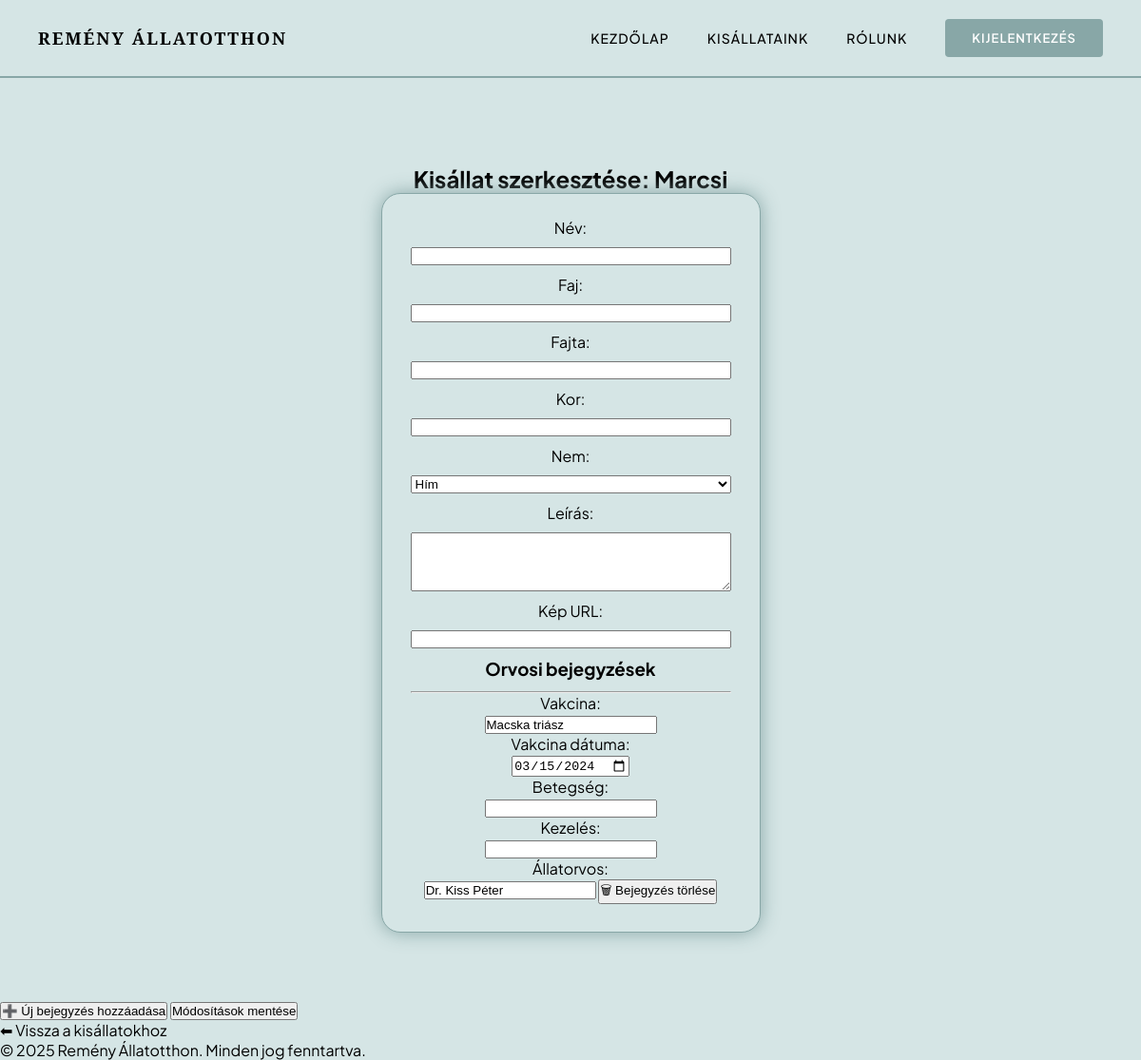
The app's page /animals/edit/1 (signed in) with its own data.
### models.py (models this page shows)
class Animal(db.Model):
    __tablename__ = 'animals'
    id = db.Column(db.Integer, primary_key=True)
    name = db.Column(db.String(100))
    species = db.Column(db.String(50))
    breed = db.Column(db.String(50))
    age = db.Column(db.Integer)
    gender = db.Column(db.Enum('hím', 'kan', 'nőstény', 'szuka', name='gender_enum'))
    description = db.Column(db.String(500))
    image_url = db.Column(db.String(200))
    created_at = db.Column(db.DateTime, default=datetime.utcnow)
    medical_records = db.relationship('MedicalRecord', backref='animal', lazy=True)
    gallery = db.relationship('Gallery', backref='animal', lazy=True)

class MedicalRecord(db.Model):
    __tablename__ = 'medical_records'
    id = db.Column(db.Integer, primary_key=True)
    animal_id = db.Column(db.Integer, db.ForeignKey('animals.id'))
    vaccine = db.Column(db.String(100))
    vaccine_date = db.Column(db.Date)
    disease = db.Column(db.String(100))
    treatment = db.Column(db.String(200))
    chipped = db.Column(db.Boolean)
    castrated = db.Column(db.Boolean)
    vet_name = db.Column(db.String(100))
    updated_at = db.Column(db.DateTime)

### app.py (the view, shortened to what this page needs)
@app.route('/animals/edit/<int:animal_id>', methods=['GET', 'POST'])
@login_required
@roles_required('admin', 'staff')
def edit_animal(animal_id):
    animal = Animal.query.get_or_404(animal_id)
    return render_template('edit_animal.html', animal=animal)

### app.py (called while the page is built)
def roles_required(*roles):
    def wrapper(func):
        @wraps(func)
        def decorated_func(*args, **kwargs):
            if not current_user.is_authenticated:
                flash("Jelentkezz be a továbbiakhoz.", "warning")
                return redirect(url_for('login'))
            if not current_user.role or current_user.role not in roles:
                flash("Nincs jogosultságod ehhez.", "warning")
                return redirect(url_for('index'))
            return func(*args, **kwargs)
        return decorated_func
    return wrapper

@login_manager.user_loader
def load_user(user_id):
    return User.query.get(int(user_id))

@app.context_processor
def inject_shelter_info():
    shelter_info = ShelterInfo.query.first()
    return dict(shelter_info=shelter_info)

### templates/edit_animal.html (shortened to what this page needs)
{% extends 'main_page.html' %}
{% block content %}
<div class="animal-container"><br>
<h2>Kisállat szerkesztése: {{ animal.name }}</h2>
<form method="POST" class="fancy-form" action= "{{ url_for('edit_animal', animal_id=animal.id) }}">
        <label>Név:</label>
    <input type="text" name="name" required>
    <label>Faj:</label>
    <input type="text" name="species" required>
    <label>Fajta:</label>
    <input type="text" name="breed">
    <label>Kor:</label>
    <input type="number" name="age" min="0">
    <label>Nem:</label>
    <select name="gender" required>
        <option value="hím">Hím</option>
    </select>
    <label>Leírás:</label>
    <textarea name="description" rows="4" cols="40"></textarea>
    <label>Kép URL:</label>
    <input type="text" name="image_url">
    <h3>Orvosi bejegyzések</h3>
    {% for record in animal.medical_records %}
    <div class="medical-record-block">
        <hr>
        <label>Vakcina:</label>
        <input type="text" name="vaccine[]" value="{{ record.vaccine or '' }}">
        <label>Vakcina dátuma:</label>
        <input type="date" name="vaccine_date[]" value="{{ record.vaccine_date or '' }}">
        <label>Betegség:</label>
        <input type="text" name="disease[]" value="{{ record.disease or '' }}">
        <label>Kezelés:</label>
        <input type="text" name="treatment[]" value="{{ record.treatment or '' }}">
        <label>Állatorvos:</label>
        <input type="text" name="vet_name[]" value="{{ record.vet_name or '' }}">
        <button type="button" onclick="removeRecord(this)">🗑 Bejegyzés törlése</button>
    </div>
    {% endfor %}
</div>
<button type="button" onclick="addRecord()">➕ Új bejegyzés hozzáadása</button>
    <button type="submit">Módosítások mentése</button>
<br>
<a href="{{ url_for('list_animals') }}">⬅ Vissza a kisállatokhoz</a>
{% endblock %}

### static/style.css (style rules this page uses)
:root { --primary-color: #D5E5E5; --secondary-color: #88A7A7; --third-color: #D9AFBB; --text-color: #000000; }
* { margin: 0; padding: 0; box-sizing: border-box; scroll-behavior: smooth; }
body { background-color: var(--primary-color); font-family: "Plus Jakarta Sans", sans-serif; color: var(--text-color); }
a { text-decoration: none; color: inherit; }

### static/login.css (style rules this page uses)
form.fancy-form { overflow: hidden; max-width: 50%; display: flex; flex-direction: column; align-items: stretch; justify-content: flex-start; width: auto; min-width: 280px; height: auto; background: var(--primary-color); border: 1px solid var(--secondary-color); border-radius: 20px; backdrop-filter: blur(20px); box-shadow: 0 0 20px var(--secondary-color); padding: 25px 30px; gap: 10px; overflow: hidden; text-align: center; }
form.fancy-form div { margin: 0.1em 0; width: 100%; margin-bottom:4px; }
form.fancy-form label { display :block; width: 100%; }

### static/register.css (style rules this page uses)
form.fancy-form { overflow: hidden; max-width: 50%; display: flex; flex-direction: column; align-items: stretch; justify-content: flex-start; width: auto; min-width: 280px; height: auto; background: var(--primary-color); border: 1px solid var(--secondary-color); border-radius: 20px; backdrop-filter: blur(20px); box-shadow: 0 0 20px var(--secondary-color); padding: 25px 30px; gap: 10px; overflow: hidden; text-align: center; }
form.fancy-form div { margin: 0.1em 0; width: 100%; margin-bottom:4px; }
form.fancy-form label { display :block; width: 100%; }

### static/add-animal.css (style rules this page uses)
form.fancy-form { overflow: hidden; max-width: 50%; display: flex; flex-direction: column; align-items: stretch; justify-content: flex-start; width: auto; min-width: 280px; height: auto; background: var(--primary-color); border: 1px solid var(--secondary-color); border-radius: 20px; backdrop-filter: blur(20px); box-shadow: 0 0 20px var(--secondary-color); padding: 25px 30px; gap: 10px; overflow: hidden; text-align: center; }
.animal-container { color: var(--text-color); margin: 70px; display: flex; flex-direction: column; align-items: center; justify-content: flex-start; min-height: 100vh; }

### records on screen
Animal: name "Marcsi"
MedicalRecord: vaccine "Macska triász", vaccine_date "03/15/2024", vet_name "Dr. Kiss Péter"
